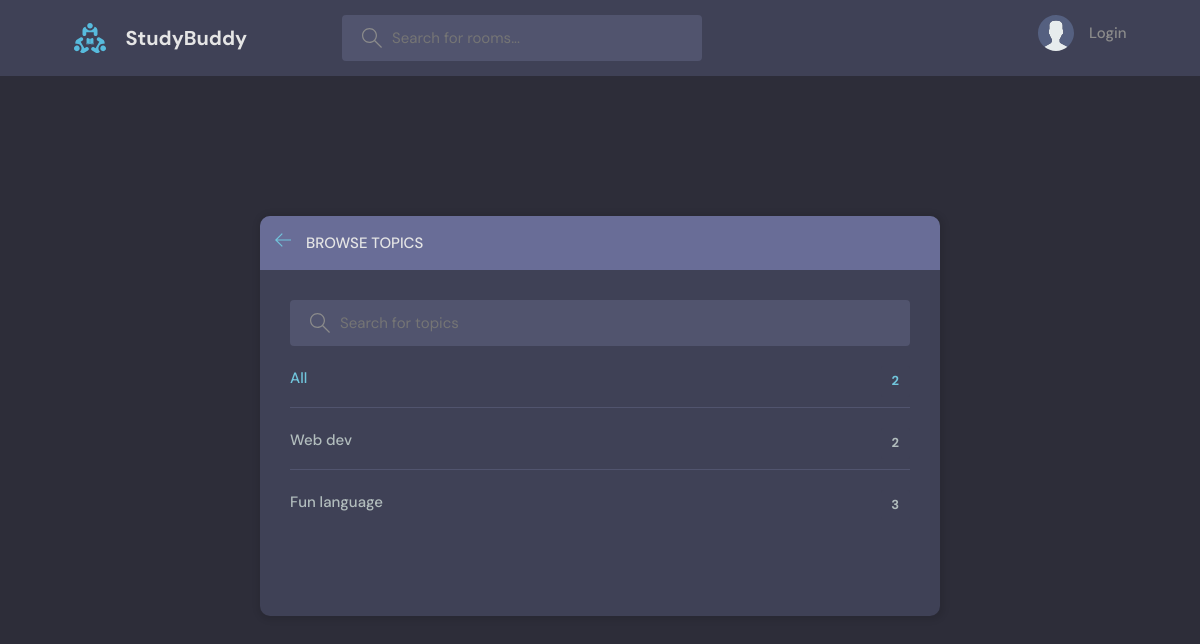
The app's page /topics/, older data.
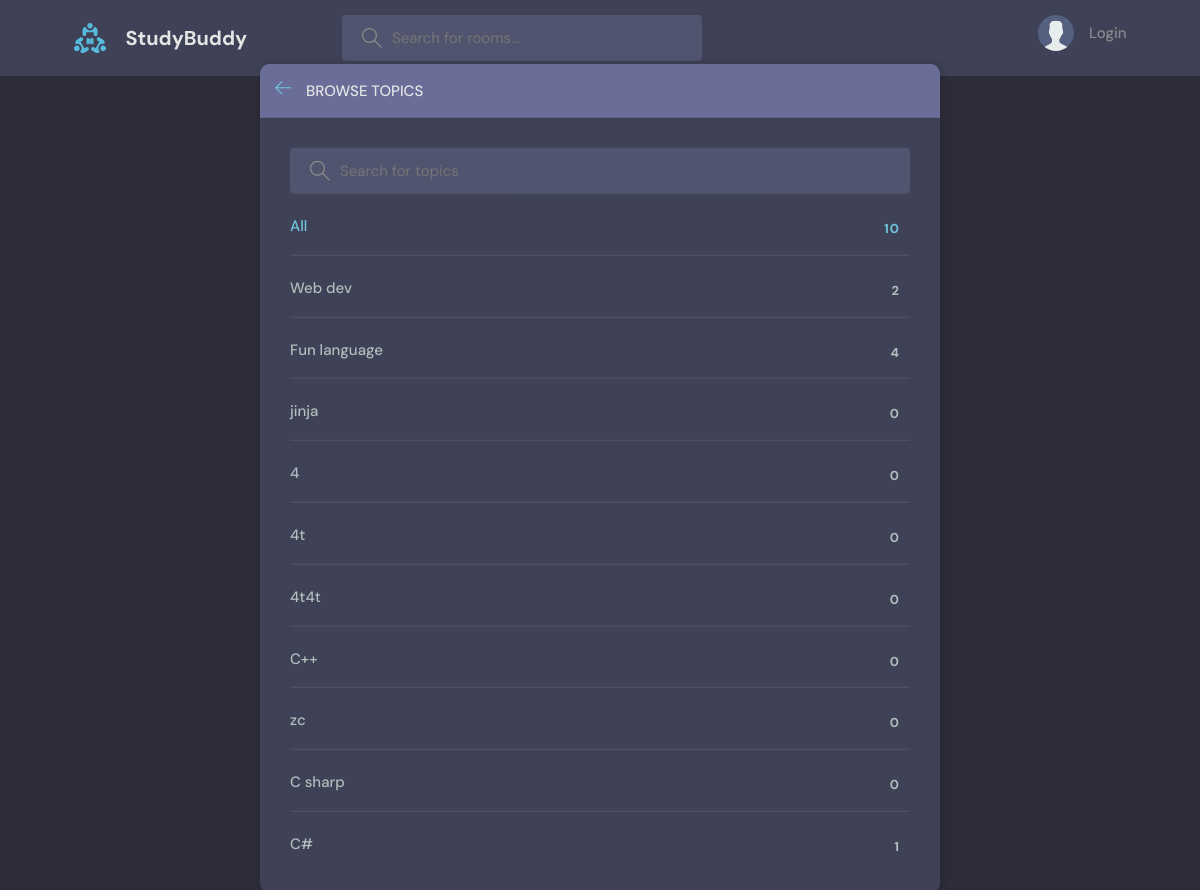
The same page, newer data.
### base/models.py (models this page shows, shortened)
class Topic(models.Model):
    name = models.CharField(max_length=200)

### base/views.py (the view)
# urls.py: path('topics/',views.topicsPage,name="topics"),
def topicsPage(request):
    q=request.GET.get('q') if request.GET.get('q')!=None else ''
    topics=Topic.objects.filter(name__icontains=q)
    context={'topics':topics}
    return render(request, 'base/topics.html',context)

### base/templates/base/topics.html (shortened to what this page needs)
{% extends 'main.html' %}
{% block content %}
    <main class="create-room layout">
      <div class="container">
        <div class="layout__box">
          <div class="layout__boxHeader">
            <div class="layout__boxTitle">
              <a href="{% url 'home' %}">
                <svg version="1.1" xmlns="http://www.w3.org/2000/svg" width="32" height="32" viewBox="0 0 32 32">
                  <title>arrow-left</title>
                  <path
                    d="M13.723 2.286l-13.723 13.714 13.719 13.714 1.616-1.611-10.96-10.96h27.625v-2.286h-27.625l10.965-10.965-1.616-1.607z"
                  ></path>
                </svg>
              </a>
              <h3>Browse Topics</h3>
            </div>
          </div>
          <div class="topics-page layout__body">
            <form class="header__search" action="" method="GET">
              <label>
                <input name="q" placeholder="Search for topics" />
              </label>
            </form>
            <ul class="topics__list">
              <li>
                <a href="/" class="active">All <span>{{topics.count}}</span></a>
              </li>
              {% for topic in topics %}
              <li>
                <a href="{% url 'home' %}?q={{topic.name}}">{{topic.name}} <span>{{topic.room_set.all.count}}</span></a>
              </li>
              {% endfor %}
            </ul>
          </div>
        </div>
      </div>
    </main>
    {% endblock %}

Row changes from the older to the newer data that the page shows:
computed for Topic "Fun language": room_set.all.count "3" → "4"
added Topic: name "jinja", room_set.all.count "0"
added Topic: name "4", room_set.all.count "0"
added Topic: name "4t", room_set.all.count "0"
added Topic: name "4t4t", room_set.all.count "0"
added Topic: name "C++", room_set.all.count "0"
added Topic: name "zc", room_set.all.count "0"
added Topic: name "C sharp", room_set.all.count "0"
added Topic: name "C#", room_set.all.count "1"
Text that changed along with them:
{{ topics.count }}: "2" → "10"
